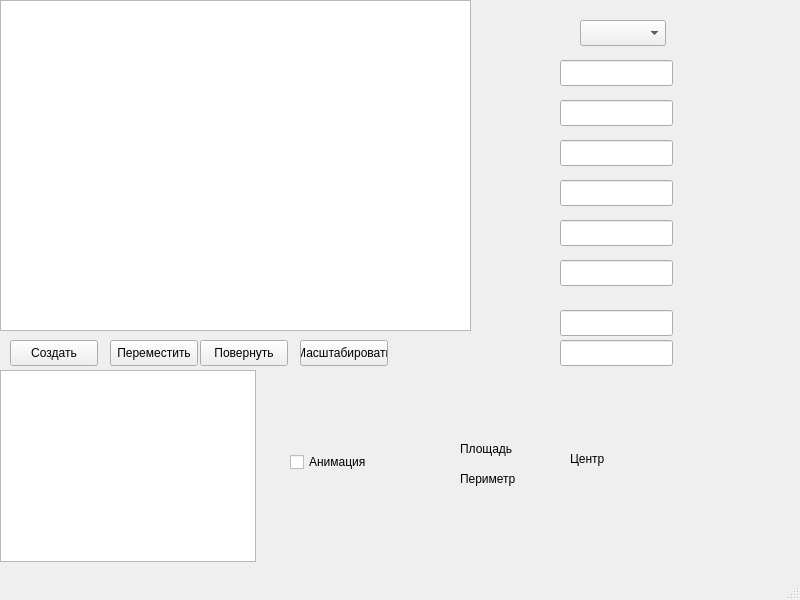
<?xml version="1.0" encoding="UTF-8"?>
<ui version="4.0">
 <class>MainWindow</class>
 <widget class="QMainWindow" name="MainWindow">
  <property name="geometry">
   <rect>
    <x>0</x>
    <y>0</y>
    <width>800</width>
    <height>600</height>
   </rect>
  </property>
  <property name="windowTitle">
   <string>MainWindow</string>
  </property>
  <widget class="QWidget" name="centralwidget">
   <widget class="QGraphicsView" name="graphicsView">
    <property name="geometry">
     <rect>
      <x>0</x>
      <y>0</y>
      <width>471</width>
      <height>331</height>
     </rect>
    </property>
   </widget>
   <widget class="QComboBox" name="shapeTypeCombo">
    <property name="geometry">
     <rect>
      <x>580</x>
      <y>20</y>
      <width>86</width>
      <height>26</height>
     </rect>
    </property>
   </widget>
   <widget class="QLineEdit" name="xLineEdit">
    <property name="geometry">
     <rect>
      <x>560</x>
      <y>60</y>
      <width>113</width>
      <height>26</height>
     </rect>
    </property>
   </widget>
   <widget class="QLineEdit" name="yLineEdit">
    <property name="geometry">
     <rect>
      <x>560</x>
      <y>100</y>
      <width>113</width>
      <height>26</height>
     </rect>
    </property>
   </widget>
   <widget class="QLineEdit" name="param1LineEdit">
    <property name="geometry">
     <rect>
      <x>560</x>
      <y>140</y>
      <width>113</width>
      <height>26</height>
     </rect>
    </property>
   </widget>
   <widget class="QLineEdit" name="param2LineEdit">
    <property name="geometry">
     <rect>
      <x>560</x>
      <y>180</y>
      <width>113</width>
      <height>26</height>
     </rect>
    </property>
   </widget>
   <widget class="QLineEdit" name="dxLineEdit">
    <property name="geometry">
     <rect>
      <x>560</x>
      <y>220</y>
      <width>113</width>
      <height>26</height>
     </rect>
    </property>
   </widget>
   <widget class="QLineEdit" name="dyLineEdit">
    <property name="geometry">
     <rect>
      <x>560</x>
      <y>260</y>
      <width>113</width>
      <height>26</height>
     </rect>
    </property>
   </widget>
   <widget class="QLineEdit" name="angleLineEdit">
    <property name="geometry">
     <rect>
      <x>560</x>
      <y>310</y>
      <width>113</width>
      <height>26</height>
     </rect>
    </property>
   </widget>
   <widget class="QLineEdit" name="factorLineEdit">
    <property name="geometry">
     <rect>
      <x>560</x>
      <y>340</y>
      <width>113</width>
      <height>26</height>
     </rect>
    </property>
   </widget>
   <widget class="QPushButton" name="createButton">
    <property name="geometry">
     <rect>
      <x>10</x>
      <y>340</y>
      <width>88</width>
      <height>26</height>
     </rect>
    </property>
    <property name="text">
     <string>Создать</string>
    </property>
   </widget>
   <widget class="QPushButton" name="moveButton">
    <property name="geometry">
     <rect>
      <x>110</x>
      <y>340</y>
      <width>88</width>
      <height>26</height>
     </rect>
    </property>
    <property name="text">
     <string>Переместить</string>
    </property>
   </widget>
   <widget class="QPushButton" name="rotateButton">
    <property name="geometry">
     <rect>
      <x>200</x>
      <y>340</y>
      <width>88</width>
      <height>26</height>
     </rect>
    </property>
    <property name="text">
     <string>Повернуть</string>
    </property>
   </widget>
   <widget class="QPushButton" name="scaleButton">
    <property name="geometry">
     <rect>
      <x>300</x>
      <y>340</y>
      <width>88</width>
      <height>26</height>
     </rect>
    </property>
    <property name="text">
     <string>Масштабировать</string>
    </property>
   </widget>
   <widget class="QListWidget" name="shapeList">
    <property name="geometry">
     <rect>
      <x>0</x>
      <y>370</y>
      <width>256</width>
      <height>192</height>
     </rect>
    </property>
   </widget>
   <widget class="QCheckBox" name="animationCheckBox">
    <property name="geometry">
     <rect>
      <x>290</x>
      <y>450</y>
      <width>92</width>
      <height>24</height>
     </rect>
    </property>
    <property name="text">
     <string>Анимация</string>
    </property>
   </widget>
   <widget class="QLabel" name="areaLabel">
    <property name="geometry">
     <rect>
      <x>460</x>
      <y>440</y>
      <width>66</width>
      <height>18</height>
     </rect>
    </property>
    <property name="text">
     <string>Площадь</string>
    </property>
   </widget>
   <widget class="QLabel" name="perimeterLabel">
    <property name="geometry">
     <rect>
      <x>460</x>
      <y>470</y>
      <width>66</width>
      <height>18</height>
     </rect>
    </property>
    <property name="text">
     <string>Периметр</string>
    </property>
   </widget>
   <widget class="QLabel" name="centerLabel">
    <property name="geometry">
     <rect>
      <x>570</x>
      <y>450</y>
      <width>66</width>
      <height>18</height>
     </rect>
    </property>
    <property name="text">
     <string>Центр</string>
    </property>
   </widget>
  </widget>
  <widget class="QMenuBar" name="menubar">
   <property name="geometry">
    <rect>
     <x>0</x>
     <y>0</y>
     <width>800</width>
     <height>23</height>
    </rect>
   </property>
  </widget>
  <widget class="QStatusBar" name="statusbar"/>
 </widget>
 <resources/>
 <connections/>
</ui>
